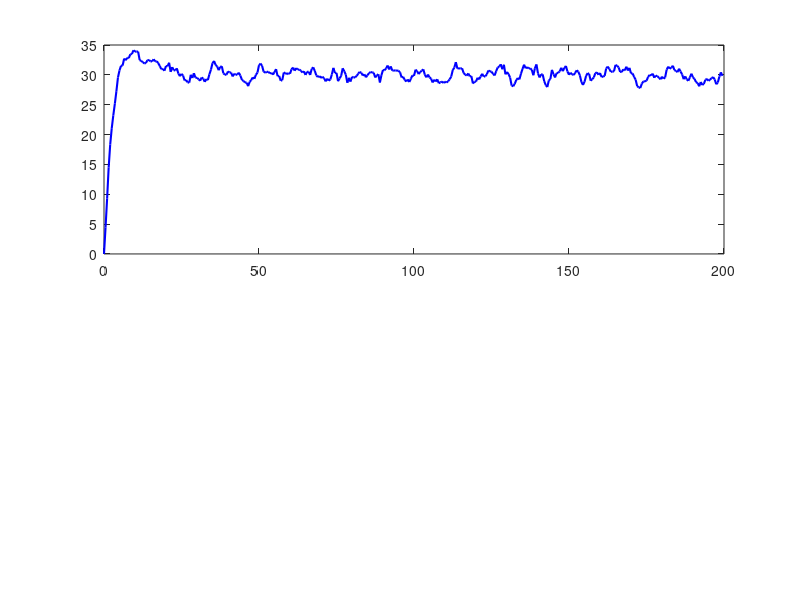

Write the MATLAB code that produced this figure. (Note: this script raises an error after producing the figure.)
%% Train Cruise Controller — Discrete-Time with Process Noise
% State:        z = [x; v]
% Control law:  F_t = K * (z_ref - z)
% Design:       Pole placement for desired wn, zeta
% Simulation:   Discrete-time with additive Gaussian process noise

clear; clc; close all;
rng(1);  % Fix random seed for reproducibility

%% 1. Physical parameters
m     = 4e5;        % Train mass [kg]
b     = 5000;       % Linear drag coefficient [N*s/m]
mu    = 0.0015;     % Rolling friction coefficient [-]
g     = 9.81;       % Gravity [m/s^2]

%% 2. Continuous state-space model (Option 2: augmented input)
A = [0   1;
     0  -b/m];

B = [0       0;
     1/m   -mu*g];

%% 3. Controller design via pole placement (still in continuous time)
wn   = 0.2;         % Natural frequency [rad/s]
zeta = 1.0;         % Damping ratio

desired_poly  = [1, 2*zeta*wn, wn^2];
desired_poles = roots(desired_poly);

% Only the first column of B drives the control input
B_ctrl = B(:,1);
K = place(A, B_ctrl, desired_poles);

fprintf('State feedback gain K = [k1, k2]:\n');
disp(K);

%% 4. Discretize the plant
dt = 0.5;           % Sample time [s]

sys_c = ss(A, B, eye(2), 0);
sys_d = c2d(sys_c, dt, 'zoh');
Ad = sys_d.A;
Bd = sys_d.B;

fprintf('Discrete A_d:\n'); disp(Ad);
fprintf('Discrete B_d:\n'); disp(Bd);

%% 5. Process noise setup
% Wind acts as a random force disturbance on velocity.
% Model: w_k ~ N(0, Q_d), only entering the velocity state.
%
% Physically: think of it as a random force F_w with std sigma_F (N),
% producing a velocity kick of (F_w/m)*dt each step.

%sigma_F = 10e4;                      % Std of disturbance force [N] (~20 kN gusts)
%sigma_v = (sigma_F / m) * dt;       % Resulting velocity-kick std [m/s]

sigma_v = 0.5;

Qd = [0,    0;
      0,    sigma_v^2];             % Discrete process noise covariance

%% 6. Closed-loop simulation (discrete-time loop)
T_final = 200;
N       = round(T_final/dt);
t       = (0:N-1)' * dt;

v_ref   = 30;
z_ref   = @(tk) [v_ref*tk; v_ref];

Z  = zeros(N, 2);
Ft = zeros(N, 1);
W  = zeros(N, 2);

z = [0; 0];                         % Initial state

for k = 1:N
    tk = t(k);

    % Control law: F_t = K*(z_ref - z)
    Ft(k) = K * (z_ref(tk) - z);

    % Draw process noise for this step
    % Note: chol(Qd) won't work directly because Qd is singular (rank 1),
    % so we just sample the nonzero component directly.
    w = [0; sigma_v * randn];
    W(k,:) = w.';

    Z(k,:) = z.';

    % Propagate one step: z_{k+1} = Ad*z + Bd*[F_t; 1] + w
    z = Ad*z + Bd*[Ft(k); 1] + w;
end

%% 7. Plot results
figure('Position', [100 100 900 900]);

subplot(2,1,1);
plot(t, Z(:,2), 'b', 'LineWidth', 1.5); hold on;
yline(v_ref, 'r--', 'LineWidth', 1.5);
ylabel('Velocity [m/s]');
title('Discrete-Time Train Controller with Process Noise');
legend('Actual', 'Reference', 'Location', 'southeast');
grid on;

subplot(2,1,2);
plot(t, W(:,2), 'k', 'LineWidth', 1);
ylabel('Noise Kick [m/s]');
xlabel('Time [s]');
grid on;

%% 8. Performance metrics
% After the initial transient, look at the steady-state statistics
steady_idx  = t > 100;
v_mean      = mean(Z(steady_idx, 2));
v_std       = std(Z(steady_idx, 2));
Ft_std      = std(Ft(steady_idx));

fprintf('\n--- Steady-State Performance (t > 100s) ---\n');
fprintf('Mean velocity:        %.3f m/s (ref = %.1f)\n', v_mean, v_ref);
fprintf('Velocity std dev:     %.3f m/s\n', v_std);
fprintf('Throttle std dev:     %.2f kN\n', Ft_std/1000);
